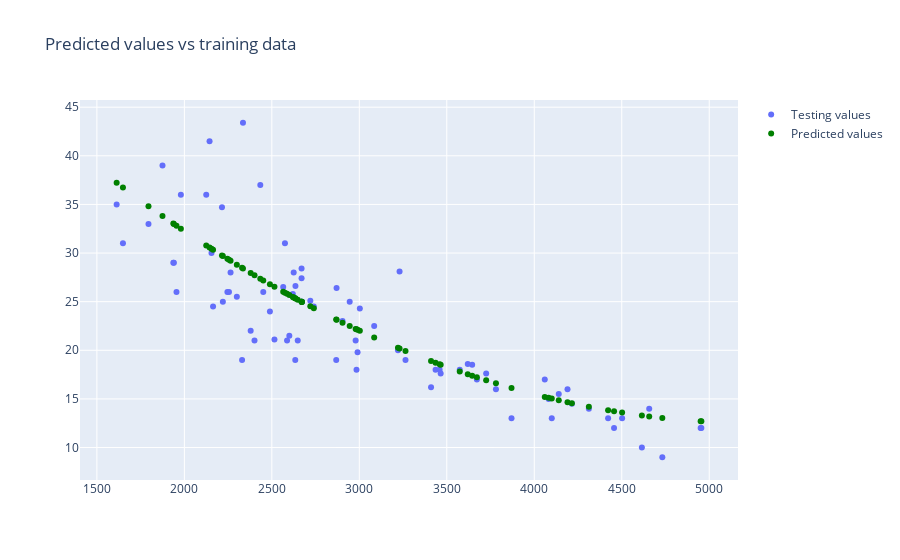

Write notebook code for a chart like this one.
### Markdown cell above
<img src="../../../images/poly_regression_lab_plt1.png">

### Code cell
# Convert test_x to poly features and run predict on lr_poly to get predicted_values_test
poly_features_test = "####"
predicted_values_test = lr_poly.predict("####")

# Similar to the plot above, use test_x and y and ravel
testing_data = go.Scatter(x="####", y="####", name='Testing values',  mode='markers')
predicted_points_test = go.Scatter(x=test_x.ravel(), y=predicted_values_test.ravel(), name='Predicted values',  mode='markers', marker= {'color':'green'})

fig = go.Figure(data = [testing_data, predicted_points_test])
fig.update_layout(title="Predicted values vs training data")
fig.show()
